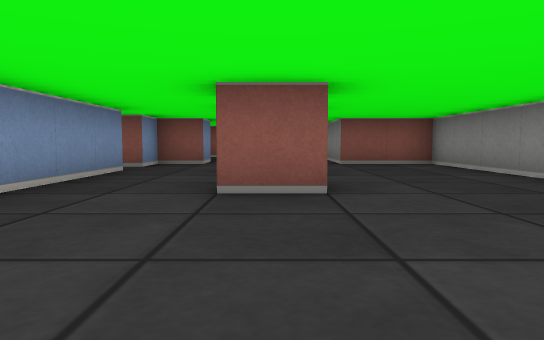
[1] (above)

17 first-person views from a walk through a cub3D level. The camera is about half as high as the walls, tilts 4° down and sees 70° across. The floor is counted in squares. Each view is taken from the middle of a square. On the plan, view 1 faces up. The plan holds only what a view shows up to about 9 squares ahead; the rest is blank.

[2]
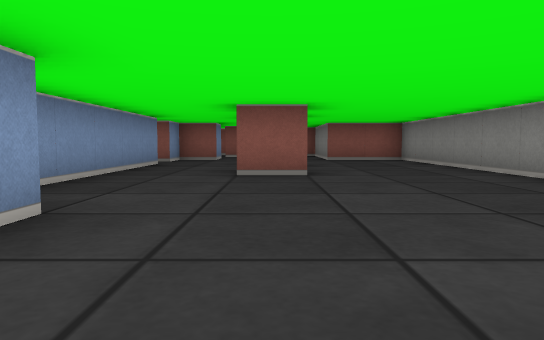

[3]
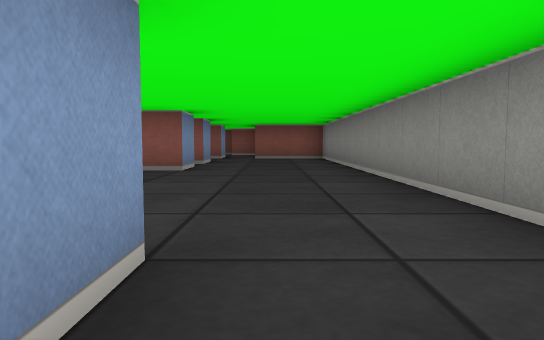

[4]
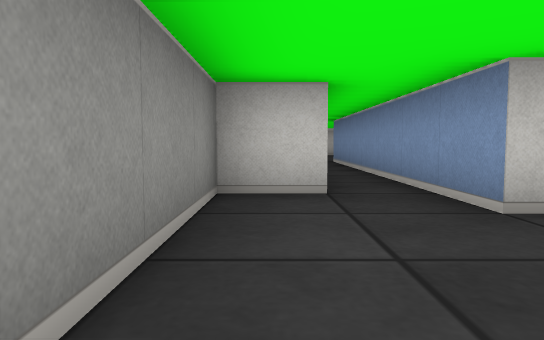

[5]
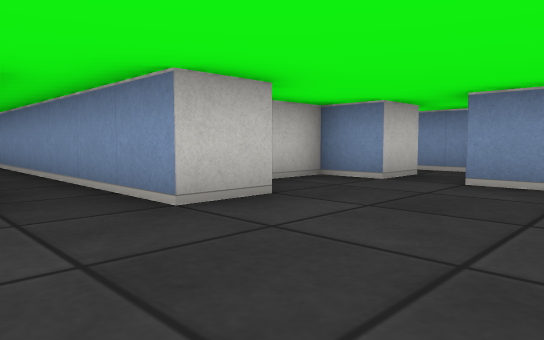

[6]
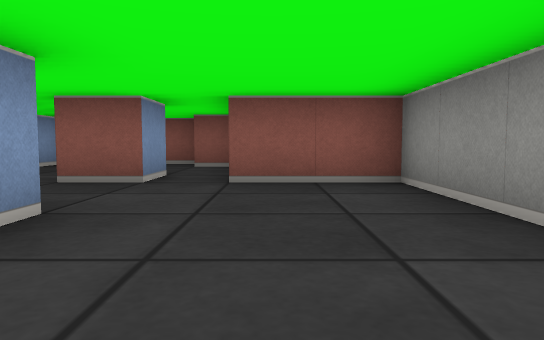

[7]
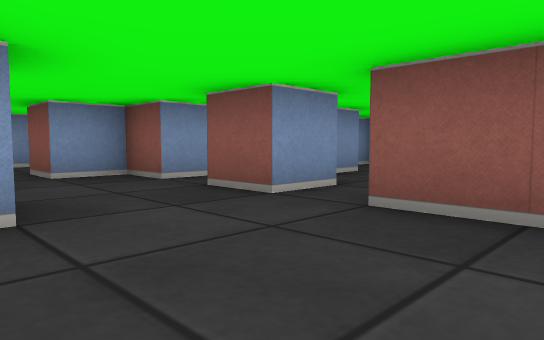

[8]
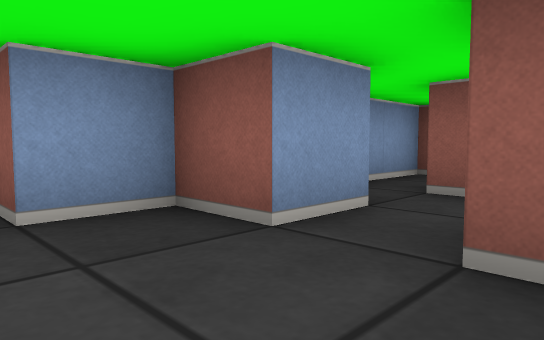

[9]
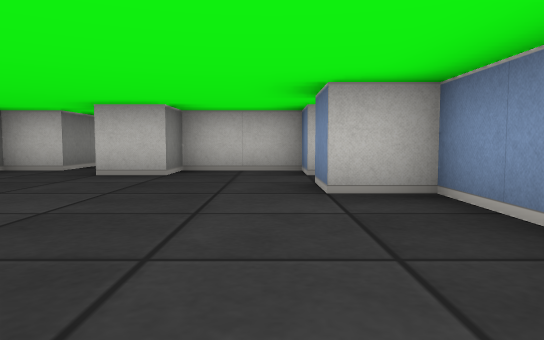

[10]
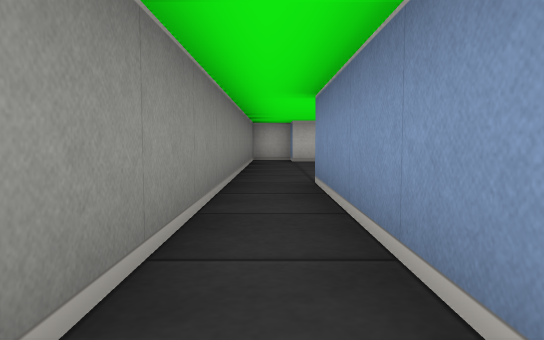

[11]
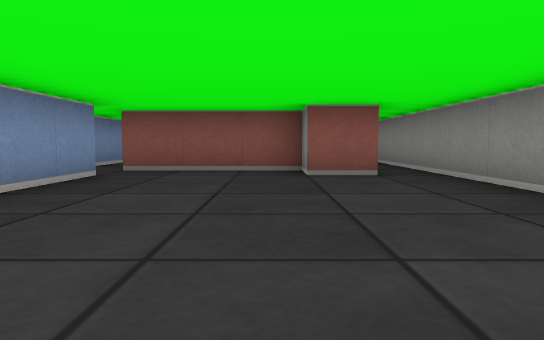

[12]
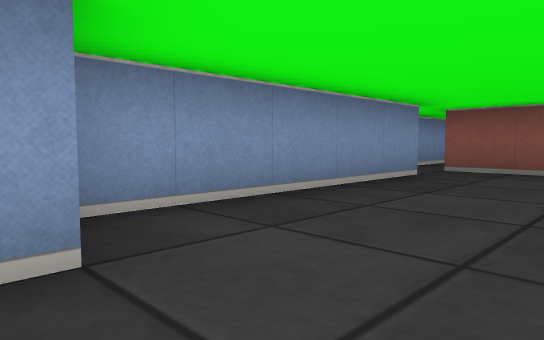

[13]
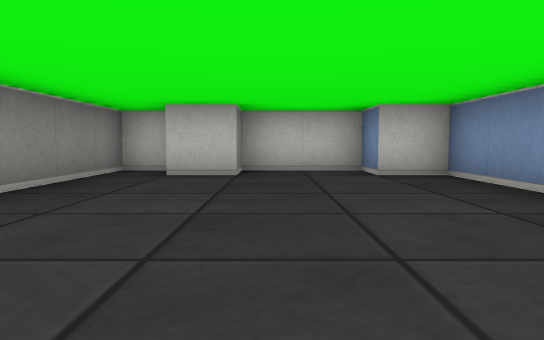

[14]
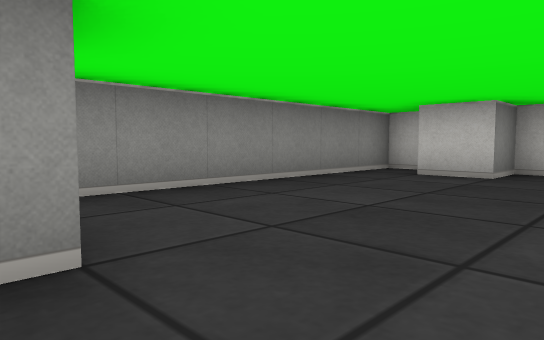

[15]
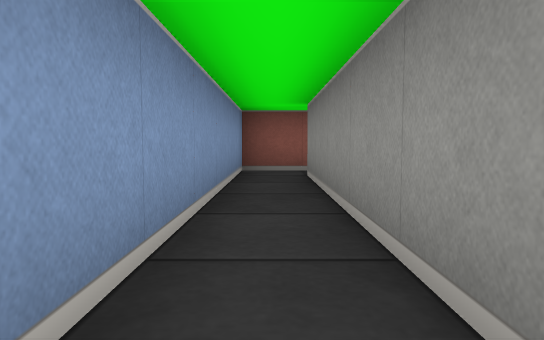

[16]
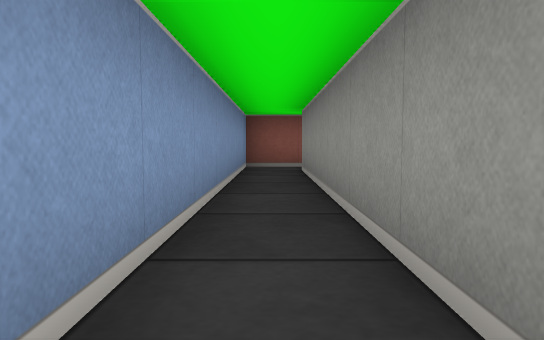

[17]
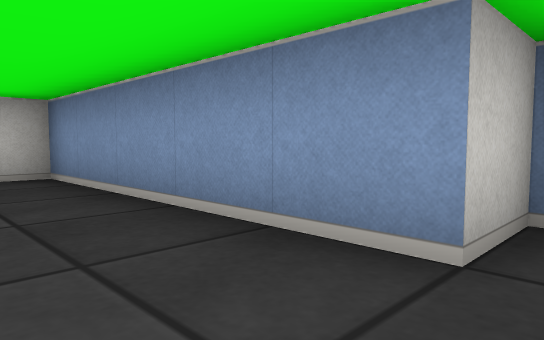

### Floor plan
Points are (right, up) in squares from view 1. A wall is a line through its corners. A room is listed if a view was taken in it or the views show most of it. See-through windows are left out.
Room 1 (views 1, 2, 4, 5, 6, 7, 8, 9)
walls: (0.5, 4.5) (0.5, 3.5) (-0.5, 3.5); (0.5, 6.6) (0.5, 5.5); (-2.5, 6.5) (-2.5, 0.5) (-1.5, 0.5) (-1.5, -0.5); (0.5, 9.5) (0.5, 8.5) (-0.5, 8.5); (-1.5, 9.6) (-1.5, 8.5) (-2.5, 8.5) (-2.5, 7.5); (1.2, 11.5) (0.5, 11.5); (-0.5, 11.6) (-0.5, 10.9); (-1.5, -1.5) (-1.5, -2.5) (0.5, -2.5) (0.5, -1.5) (1.5, -1.5) (1.5, -2.5); (0.4, 12.5) (-0.4, 12.5); (2.5, -2.5) (3.5, -2.5) (3.5, 8.5) (1.5, 8.5) (1.5, 9); (-2.5, 12.6) (-2.5, 11.1); (-1.5, 13.6) (-1.5, 13)
ways out: opening at (2, -3) to room 2; opening at (-2, -1) to room 3; opening at (-3, 7)
Room 2 (views 3, 10, 11, 12, 13, 14, 17)
walls: (-2.5, -8.5) (-2.5, -13.5) (-1.5, -13.5) (-1.5, -14.5) (0.5, -14.5) (0.5, -13.5) (1.5, -13.5); (1.8, -14.5) (2.5, -14.5) (2.5, -2.5); (1.5, -2.5) (1.5, -8.5) (0.5, -8.5) (0.5, -7.5) (-2.5, -7.5)
ways out: opening at (2, -3) to room 1; opening at (-3, -8) to room 3
Room 3 (views 15, 16)
walls: (-2.5, -7.5) (-2.5, -1.5) (-1.5, -1.5); (-2.4, -0.5) (-3.5, -0.5) (-3.5, -8.5) (-2.5, -8.5)
ways out: opening at (-2, -1) to room 1; opening at (-3, -8) to room 2

Where each view was taken, in squares from view 1:
view 1: 0 up, 0 right, facing up
view 2: 2 down, 0 right, facing up
view 3: 3 down, 2 right, facing up
view 4: 1 up, 3 right, facing down
view 5: 1 up, 3 right, facing down-left
view 6: 4 up, 2 right, facing up
view 7: 6 up, 3 right, facing up-left
view 8: 7 up, 0 right, facing up-left
view 9: 4 up, 1 left, facing down
view 10: 4 down, 2 right, facing down
view 11: 14 down, 0 right, facing up
view 12: 14 down, 0 right, facing up-left
view 13: 8 down, 0 right, facing down
view 14: 8 down, 1 left, facing down-right
view 15: 7 down, 3 left, facing up
view 16: 8 down, 3 left, facing up
view 17: 8 down, 1 left, facing down-left
